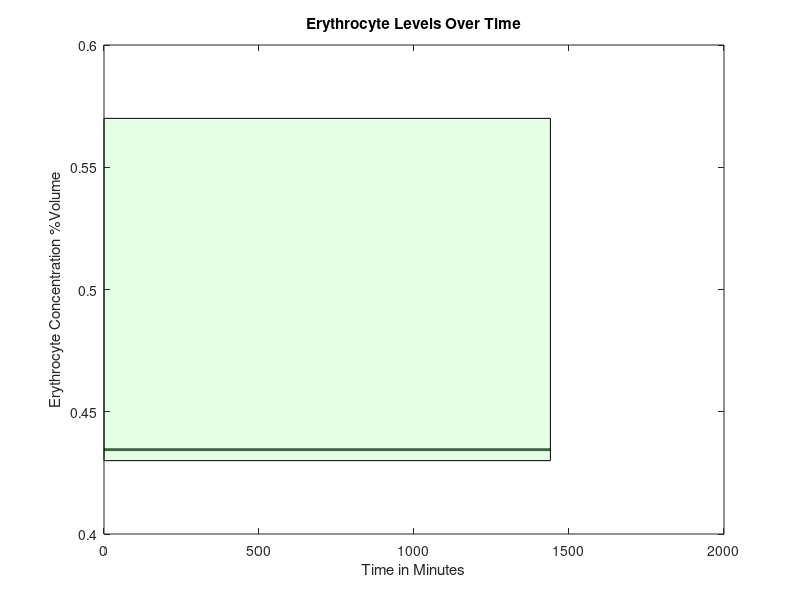
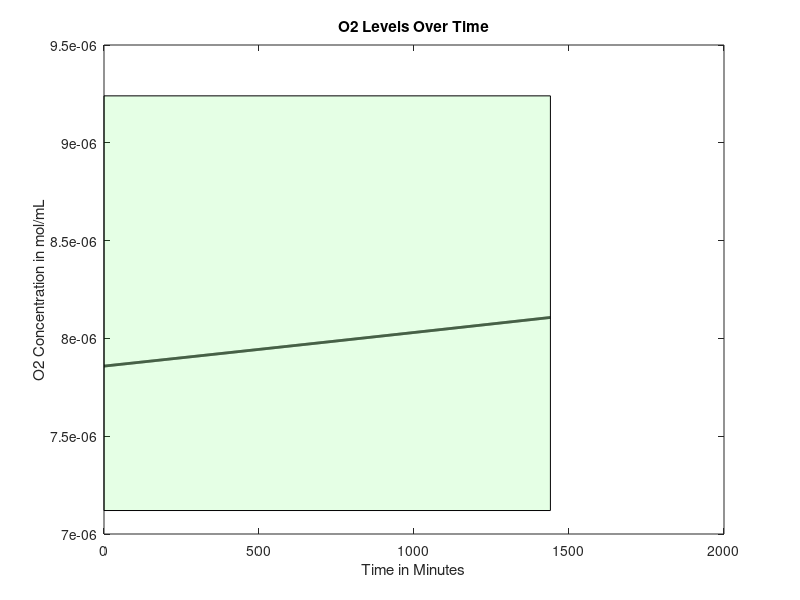
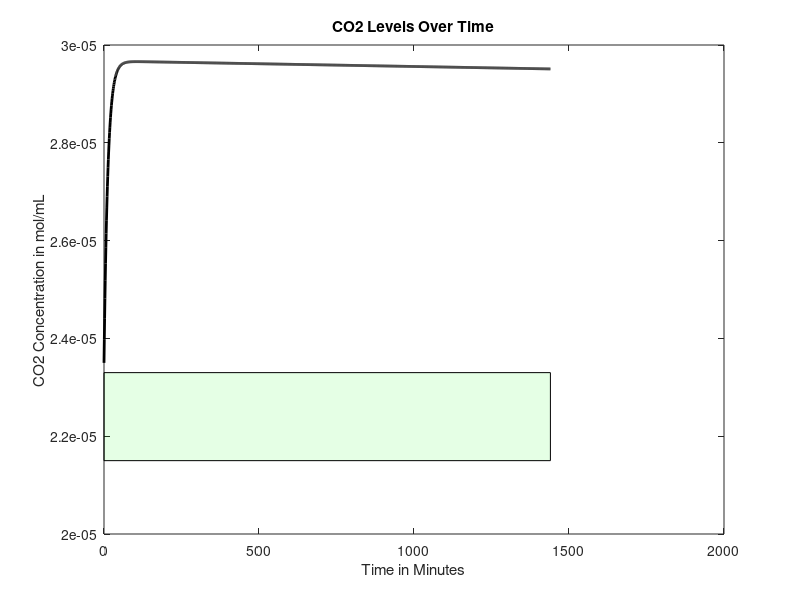
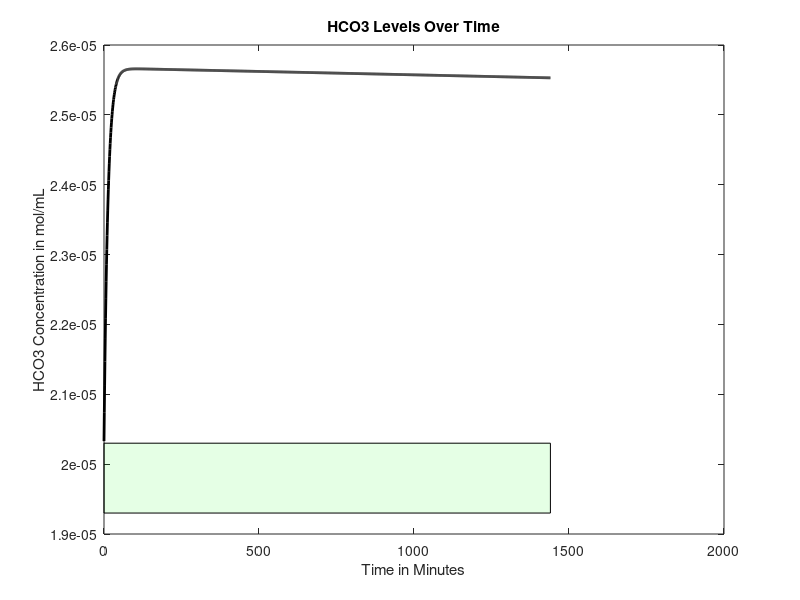

The MATLAB source for these figures, in order:
function mainfunction2withLiverEating2combo1bonesaddLiam()

age = 50;%30; %Age in years
gender = 0; %Gender, 0=male, 1=female
mass = 70; %Weight in kg
anemia = 1; %Is the patient anemic? 1 if yes, 0 if no
bleed = 0.01; %bleeding rate in mL/min, if anemic
FerritinStores = 0;%0.0179; %Stored moles of iron in liver as ferritin

RQ=0.825;%reaction quotients for the general body and
%RQheart=0.7;

if (40>=age) %if/else statement that sets heart rate based on age, in bpm
    baseheartrate = 60;
else 
    baseheartrate= 70;
end

%Intake of various nutrients
carbs=130;
calciumintake=1000;
sodiumintake=500;

if gender==1
    ironintake=8;
else
    ironintake=18;
end

basebloodweight=0.07*mass; %sets mass of blood in the body based on percentage composition of blood and bodyweight
%SV=mass; %stroke volume, blood pumped out of heart per beat in mL
bloodweight=basebloodweight;
bloodflow0 = 1000*bloodweight/1.06; %blood flow out of heart per minute in mL, divided by density of 1.06 g/mL (steady state value)



% cvector = concentration vector, [cE, cNa, cCa, cIron, cGlucose, cO2,
% cCO2, cHCO3], where c = "concentration of", and the letters are our
% components

if gender == 0 %if loop sets volume percentage of red blood cells based on gender
    cE0 = 0.4345;
elseif gender == 1
    cE0 = 0.402;
end

basehemoglobin=34.52243959*basebloodweight/10*cE0; %hemoglobin, in grams, that should be present in the body
hemoglobin=basehemoglobin;
%set concentration of O2 and CO2 in mol/mL at BTP in venous blood
cO2 = 0.00000785855;
cCO2 = 0.0000235;
%concentration of bicarbonate in venous blood, in mol/L
cHCO3 = 0.00002033;
%concnetartion of glucose in mol/mL
cGlucose = 0.0000055;
%Na concentration in mol/mL
cNa = 0.000137;
%Concentration of Ca in mol/mL
cCa = 0.00000248;
%Concentration of iron in mol/mL
cIron = 7.2231e-06;

cvector0 = [cE0 cO2 cCO2 cHCO3 cGlucose cNa cCa cIron]; %concentration in the blood, in moles? mL/mL of blood

cEtrack=[cvector0(1)];
cO2track=[cvector0(2)];
cCO2track=[cvector0(3)];
cHCO3track=[cvector0(4)];
cGlucosetrack=[cvector0(5)];
cNatrack=[cvector0(6)];
cCatrack=[cvector0(7)];
cIrontrack=[cvector0(8)];
heartratetrack = [baseheartrate];
bloodflowvec=[bloodflow0];
iter = 0;
%while cvector0(1) >=.375
for loop=1:1440
    heartrate=(baseheartrate*cE0*basebloodweight)/(cvector0(1)*bloodweight);
    bloodflow0 = (heartrate/baseheartrate)*bloodflow0;
    % all blood per min for 60 beats per min -> all blood per 60 beats
    %(heartrate/60)*bloodflow0
    
    
    %Run initial venous blood through the heart
    [bloodflow, cvector, Ci] = lungs(bloodflow0, cvector0, anemia, basehemoglobin, hemoglobin);
    %Run blood from lungs to the heart
    [bloodflow, cvector1] = heart(bloodflow, cvector, mass, Ci);
    %These three values are the blood flows that go from the heart to each
    %organ
    
    
    
    %Volumetric flow rate in and out of liver (mL/min)
    %Vi=Vj=V=100mL/min per 100g liver
    %Blood flow distribution will change during iron deficiency anemia but we
    %don't have a function modeling this yet
    
    if (18<=age) && (age<50)
        V=452+16.34*mass+11.85*age-166*gender;
    else
        V=1390+15.94*mass-12.86*age;
    end
    
    BFbraini=0.15*bloodflow;
    BFliveri=V;
    BFotherbloodi=bloodflow-BFbraini-0.3*BFliveri;
    %Process each of these three blood flows in their respective organs
    [BFbrainj, cvectorbrainj] = brain(BFbraini, cvector1, mass, Ci);
    
    [BFotherbloodj, cvectorotherbloodj, hemoglobinout] = otherblood(BFotherbloodi, cvector1, carbs, calciumintake, sodiumintake, ironintake, Ci, RQ, anemia, bleed);
    
    Mvectorotherbloodliver=0.7*V*cvectorotherbloodj;
    Mvectorheart=0.3*V*cvector1;
    cvectorliverin=(Mvectorotherbloodliver+Mvectorheart)/V;
    
    [BFliverj, cvectorliverj, FerritinStores1] = liver(BFliveri,cvectorliverin,gender,mass,Ci,FerritinStores);
    %Redirect blood from liver to other blood and mix the two
    FerritinStores=FerritinStores1;
    Mvectorotherbloodj=(cvectorotherbloodj*(BFotherbloodj-0.7*V))+(cvectorliverj*BFliverj);
    %Add the blood flow from other blood and liver to get new blood volume
    BFotherbloodj=BFotherbloodj-0.7*V+BFliverj;
    %Do a weighted average to get a new cvector
    cvectorotherbloodj=Mvectorotherbloodj/BFotherbloodj;
    %Send 25% of the blood flow to the kidneys
    BFkidneyi=0.25*(BFbrainj+BFotherbloodj);
    %Subtract blood sent to kidneys from other blood
    BFotherbloodj=BFotherbloodj-BFkidneyi;
    %Have the kidneys process the blood they receive
    
    [BFkidneyj, cvectorkidneyj] = kidney(BFkidneyi, cvectorotherbloodj,RQ,mass, Ci, V);
    %Send blood processed in kidneys back to other blood, pool with brain, create Mvector
    Mvectorotherblood=(BFotherbloodj*cvectorotherbloodj)+(BFkidneyj*cvectorkidneyj)+(BFbrainj*cvectorbrainj);
    %Reset the bloodflow back into the lungs to the blood flow we just computed
    bloodflow0=BFotherbloodj+BFkidneyj+BFbrainj;
    bloodflowvec=[bloodflowvec bloodflow0];
    bloodflow0 = 1000*bloodweight/1.06;
    %Recompute cvector0 by dividing Mvectorotherblood by bloodflow0
    cvector0=Mvectorotherblood/bloodflow0;
    
    cEtrack=[cEtrack cvector0(1)];
    cO2track=[cO2track cvector0(2)];
    cCO2track=[cCO2track cvector0(3)];
    cHCO3track=[cHCO3track cvector0(4)];
    cGlucosetrack=[cGlucosetrack cvector0(5)];
    cNatrack=[cNatrack cvector0(6)];
    cCatrack=[cCatrack cvector0(7)];
    cIrontrack=[cIrontrack cvector0(8)];
    heartratetrack = [heartratetrack heartrate];
    A = [cvector; cvector1; cvectorbrainj; cvectorotherbloodj; cvectorliverj; cvectorkidneyj; cvector0];
    iter = iter + 1;
    BP1=(38.178*log(bloodweight/basebloodweight)+100)*(1.8886*(cvector0(1)/cE0)-0.8886);
    hemoglobin=hemoglobin-hemoglobinout;
end
% figure
% plot(0:loop(end),heartratetrack)

figure
plot(0:loop(end),cEtrack,'k','LineWidth',2)
title('Erythrocyte Levels Over Time')
xlabel('Time in Minutes')
ylabel('Erythrocyte Concentration %Volume')
v1 = [0 .43; loop(end) .43; loop(end) .57; 0 .57;];
f1 = [1 2 3 4];
patch('Faces',f1,'Vertices',v1,'FaceColor','green','FaceAlpha',.1);

% v2 = [0 .57; loop(end) .57;];
% f2 = [1 2];
% patch('Faces',f1,'Vertices',v1,'FaceColor','red','FaceAlpha',.1);


figure
plot(0:loop(end),cO2track,'k','LineWidth',2)
title('O2 Levels Over Time')
xlabel('Time in Minutes')
ylabel('O2 Concentration in mol/mL')
v1 = [0 7.12e-6; loop(end) 7.12e-6; loop(end) 9.24e-6; 0 9.24e-6;];
f1 = [1 2 3 4];
patch('Faces',f1,'Vertices',v1,'FaceColor','green','FaceAlpha',.1);

figure
plot(0:loop(end),cCO2track,'k','LineWidth',2)
title('CO2 Levels Over Time')
xlabel('Time in Minutes')
ylabel('CO2 Concentration in mol/mL')
v1 = [0 2.15e-5; loop(end) 2.15e-5; loop(end) 2.33e-5; 0 2.33e-5;];
f1 = [1 2 3 4];
patch('Faces',f1,'Vertices',v1,'FaceColor','green','FaceAlpha',.1);

figure
plot(0:loop(end),cHCO3track,'k','LineWidth',2)
title('HCO3 Levels Over Time')
xlabel('Time in Minutes')
ylabel('HCO3 Concentration in mol/mL')
v1 = [0 1.93e-5; loop(end) 1.93e-5; loop(end) 2.03e-5; 0 2.03e-5;];
f1 = [1 2 3 4];
patch('Faces',f1,'Vertices',v1,'FaceColor','green','FaceAlpha',.1);

figure
plot(0:loop(end),cGlucosetrack,'k','LineWidth',2)
title('Glucose Levels Over Time')
xlabel('Time in Minutes')
ylabel('Glucose Concentration in mol/mL')
v1 = [0 3.8855e-6; loop(end) 3.8855e-6; loop(end) 9.991e-6; 0 9.991e-6;];
f1 = [1 2 3 4];
patch('Faces',f1,'Vertices',v1,'FaceColor','green','FaceAlpha',.1);

figure
plot(0:loop(end),cNatrack,'k','LineWidth',2)
title('Na Levels Over Time')
xlabel('Time in Minutes')
ylabel('Na Concentration in mol/mL')
v1 = [0 1.35e-4; loop(end) 1.35e-4; loop(end) 1.45e-4; 0 1.45e-4;];
f1 = [1 2 3 4];
patch('Faces',f1,'Vertices',v1,'FaceColor','green','FaceAlpha',.1);

figure
plot(0:loop(end),cCatrack,'k','LineWidth',2)
title('Ca Levels Over Time')
xlabel('Time in Minutes')
ylabel('Ca Concentration in mol/mL')
v1 = [0 2.2e-6; loop(end) 2.2e-6; loop(end) 2.7e-6; 0 2.7e-6;];
f1 = [1 2 3 4];
patch('Faces',f1,'Vertices',v1,'FaceColor','green','FaceAlpha',.1);

figure
plot(0:loop(end),cIrontrack,'k','LineWidth',2)
title('Iron Levels Over Time')
xlabel('Time in Minutes')
ylabel('Iron Concentration in mol/mL')
end

function [bloodout, Cout, Ci] = lungs(vblood, Cvector, anemia, basehemoglobin, hemoglobin)










Cout = [];
% anemia needs to be an input for the lungs function now
Co = 0.21e-4; %concentration of oxygen in alveoli (21% b/c air - it's 0.21e-4 b/c otherwise the order of
              %magnitude was way off (not sure if this is valid but it works))
P = 7.39e-3*60; %cm/min, membrane permeability constant for alveoli
if anemia == 1
    A = 1000000; %cm^2, surface area of alveoli under extreme conditions
else
    A = 700000; %cm^2, surface area of alveoli under normal conditions
end
Ci = (Cvector(2)*0.08206*310.15)/(0.0526*1000); %mL/mL, concentration of oxygen in blood, convert mol to mL
                                                %with partial pressure of
                                                %oxygen going into lungs
                                                %(40 mmHg)
ViO2 = P*A*(Co - Ci); %mL/min
ViO2 = ViO2*(hemoglobin/basehemoglobin);
%convert ViO2 to mol/min
niO2 = (ViO2*1)/(0.08206*310.15); %mol/min; convert mL to mol with pressure being atmospheric pressure
niO2 = niO2/15; %divide molar flow rate by respiratory rate
C = niO2/(vblood*1.5); %mol/mL, divide by conversion factor of 1.5

Ci = C*vblood*(hemoglobin/basehemoglobin); %concentration of oxygen from which other organs consume

nO2i = vblood*(Cvector(2) + C);
nO2cons = 0.05*Ci/(hemoglobin/basehemoglobin);%we changed this when we added mayas O2 code 
%nO2cons = 0.05*C*vblood; %we removed this when we added mayas O2 code
nO2j = nO2i - nO2cons; %oxygen out, mol/min
Cout(2) = nO2j/vblood; %mol/mL













% Cout = [];
% % Finding volumetric flow rate out of oxygen
% CiO2 = 0.000001964637; %5mL/100mL becomes .000001964637 mol
% %CdeoxygenatedO2 = 0.16; %from graph and partial pressure of oxygen in entering deoxygenated blood being...
% Ci=CiO2*vblood;                       %40 mmHg (this might also depend on hemoglobin)
% nO2i = vblood*(Cvector(2)+CiO2); %O2 in, mL/min
% nO2cons = 0.05*CiO2*vblood;%.0002082515; %5.3 mL/min becomes .0002082515 mol/min
% nO2j = nO2i - nO2cons; %O2 out, mol/min
% Cout(2) = nO2j/vblood; %mol/mL













% Finding volumetric flow rate out of carbon dioxide
nCO2i = vblood*Cvector(3);
nCO2cons = nCO2i*(1-(48/52));%vblood*(.0000015716531); %vblood(mL/min) and concentration of blood consumed (mol/mL)
%CjCO2 = 0.48; %48 mL/100 mL, should be dependent on hemoglobin, oxygen, things like that
nCO2j = nCO2i - nCO2cons; %CO2 out, L/min
Cout(3) = nCO2j/vblood;


% Finding volumetric flow rate out of bicarbonate
rHCO3CO2 = Cvector(4)/Cvector(3); %ratio of bicarbonate to carbon dioxide in blood leaving lungs
nHCO3j = rHCO3CO2*nCO2j; %HCO3 out, mol/min
Cout(4) = nHCO3j/vblood;

% Finding volumetric flow rate out of calcium
Cout(7) = Cvector(7); %calcium out, L/min

Cout(8) = Cvector(8); %iron concentration doesn't change in lungs
% Finding volumetric flow rate out of sodium
Cout(6) = Cvector(6); %sodium out, L/min

% Finding volumetric flow rate out of erythrocytes
Cout(1) = Cvector(1);

% Finding volumetric flow rate out of glucose

nglucosecons = nO2cons/6; %molar flow rate of glucose consumed, mol/min, in terms of O2 consumed
nGlucosei = Cvector(5)*vblood;
nGlucosej = nGlucosei - nglucosecons; %molar flow rate of glucose out, mol/min
Cout(5) = nGlucosej/vblood;
bloodout = vblood;
end

function [bloodflowj, cvectorj] = brain(bloodflowi, cvectori, mass, Ci)
%Blood volume conserved
bloodflowj=bloodflowi;

brainmass=0.02*mass*1000; %gives brain mass in grams as 2% body mass
Mvector=bloodflowi*cvectori;
%Create a null vector for cvectorj
cvectorj=zeros(1,8);
%Sets inflows equal to outflows for erythrocytes, Na, Ca, Iron
cvectorj(1)=cvectori(1);
cvectorj(6)=cvectori(6);
cvectorj(7)=cvectori(7);
cvectorj(8)=cvectori(8);

%Consume oxygen at 18.4% of intake rate
MO2j=Mvector(2)-0.184*Ci;
%Consume glucose at a rate of 5.6 mg per 100g brain mass per minute
MGlucosej=Mvector(5)-(0.00003108*(brainmass/100));%moles of glucose in - glucose requirements per mon in moles/minute
%Calculate CO2 produced based on glucose consumed via respiration equation
MCO2j=Mvector(3)+6*(0.6660746/1440);
%Calculate HCO3 made when the CO2 is produced
rHCO3CO2=Mvector(4)/Mvector(3); %ratio of bicarbonate to carbon dioxide in blood leaving lungs
HCO3j=Mvector(4)+rHCO3CO2*6*(0.6660746/1440);

%Calculate values above as concentrations and add them to cvectorj
cvectorj(2)=MO2j/bloodflowj;
cvectorj(5)=MGlucosej/bloodflowj;
cvectorj(3)=MCO2j/bloodflowj;
cvectorj(4)=HCO3j/bloodflowj;

end

function [outflow, Cout] = heart(flow,Cvector,weight, Ci)

Cout = [];

% Finding concentration out of glucose
Cout(5)=Cvector(5);
% Finding concentration out of erythrocytes
Cout(1)=Cvector(1);
% Finding concentration out of sodium
Cout(6)=Cvector(6);
% Finding concentration out of iron
Cout(8)=Cvector(8);
% Finding concentration out of calcium
Cout(7)=Cvector(7);

heartmass = weight*.003;
nO2cons = 0.116*Ci; %mL/min*mol/mL=mol/min
Cout(2) = (Cvector(2)*flow - nO2cons)/flow;
CO2gen = .7*nO2cons; %using respiratory quotient in the heart
Cout(3) = (Cvector(3)*flow + CO2gen)/flow;
rHCO3CO2 = Cvector(4)/Cvector(3); %ratio of bicarbonate to carbon dioxide in blood leaving lungs
nHCO3j = rHCO3CO2*CO2gen; %HCO3 out, mol/min
Cout(4) = (Cvector(4)*flow + nHCO3j)/flow;

outflow = flow;
end




function [bloodflowj, cvectorout, FerritinStores1]=liver(V,cvectori,G,mass,Ci,FerritinStores)
%This function will deliver output volumetric flow rates for the concentration of
%the 8 components (mol/mLmin) out of the liver
%Input: G=Gender (1 if female, 0 if male)
%W=weight of person (kg); A=age of person (years)
%cvector=[cE,cO2,cCO2,cHCO3,cGlucose,cNa,cCa,cFe)
%Outputs are all in concentration flow rates (mol/mLmin) out

%Initializes cvectorout
cvectorout=[0,0,0,0,0,0,0,0];



%Calculates concentration flow rate of red blood cells out
%p=blood density in amount per mL
%Vbody=Volume of body in mL. Calculating assuming 7% of total body weight
%is blood, then divided by density of blood to find volume of blood
%RBCj=raw numerical flow rate of red blood cells out/min
%RBCi=raw numerical flow rate of RBC in/min
%nRBCj=molar flow rate of RBC out/min
%RBCcons=consumption rate of RBC/min
%No generation of RBC in liver

p=1.2e10; %number of red blood cells per mL of PURE red blood cells

%Calculate volume of the body
Vblood=0.07*mass*1000/1.056;
%Calculate the number of RBCs entering liver based on concentration,
%flow rate, and pure RBC density
RBCi=p*V*cvectori(1);

%Consume some based on body size
RBCcons=5.55555e-6*cvectori(1)*Vblood;
%Find pure volume of RBCs we now have based on number and density
VRBCj=(RBCi-RBCcons)/p;
%Calculate volume of plasma that entered
Vplasma=V*(1-cvectori(1));
%Calculate new concentrations based on volumeRBCs/total volume
cvectorout(1)=VRBCj/(VRBCj+Vplasma);
%Bloodflow out = blood cells out + plasma volume
bloodflowj=V;%Vplasma+VRBCj;

%Calculates concentration flow rate of O2 out
%No generation of O2
%nO2i=molar flow rate of O2/min in
%nO2j=molar flow rate of O2/min out
%nO2cons=molar consumption rate of O2/min
nO2i= cvectori(2)*V;
nO2cons=0.204*Ci;
nO2j=nO2i-nO2cons;
cvectorout(2)=nO2j/V;

%Calculates the required intake of protein in grams/min given a
%person's demographic information
%dprotein=daily protein intake in g/day
%protein=protein intake in g/min
dprotein=0.8*mass;
protein=dprotein/1440;

%Calculates concentration flow rate of CO2 out
%nCO2i=molar flow rate of CO2/min in
%nCO2j=molar flow rate of CO2/min out
%nCO2gen=molar flow rate of CO2/min generated
%RQ=Respiratory Quotient=mol CO2 produced/mol O2 consumed
RQ=0.825;
rHCO3CO2 = cvectori(4)/cvectori(3);
nCO2gen=RQ*nO2cons;
nCO2i=cvectori(3)*V;
nCO2j=nCO2i+nCO2gen-((protein/100)/rHCO3CO2);
cvectorout(3)=nCO2j/V;


%Calculates the concentration flow rate of Bicarbonate out
%Assume no generation of bicarbonate
%%Also liver just takes in bicarbonate from the heart and stomach
%1mole bicarbonate ions consumed by liver per 100g protein/day
%rHCO3CO2 = cvectori(4)/cvectori(3); %ratio of bicarbonate to carbon dioxide in blood leaving lungs
nHCO3gen = rHCO3CO2*nCO2gen; %HCO3 out, mol/min
nHCO3i=cvectori(4)*V;
nHCO3j=nHCO3i-(protein/100)+nHCO3gen;
cvectorout(4)=nHCO3j/V;

%Calculates the concentration flow rate of Na2+ out
%Assume no generation of Na2+, only in, out, and consumption
%nNai=molar flow rate of sodium in
%nNacons=molar flow rate of sodium consumed given that 10% of bile salts
%are consumed, approx 600mL are produced per day, and there are 135mM Na+
%ions in bile.
%nNaj=molar flow rate of sodium out
nNacons=9.375e-9;
nNai=cvectori(6)*V;
nNaj=nNai-nNacons;
cvectorout(6)=nNaj/V;

%Calculates the concentration flow rate of Ca2+ out
%Assume no generation nor consumption.
%cCai=concentration flow rate of Ca2+ in mol/mLmin in
%cCaj=concentration flow rate of Ca2+ in mol/mLmin out
cvectorout(7)=cvectori(7);
%Calculates the concentration flow rate of Fe out
%Assume no generation since

% Glucose needs a big ol generation term
consumeorgenerate=0.8144*(cvectori(5)*10^6)^3-9.622*(cvectori(5)*10^6)^2+108.74*(cvectori(5)*10^6)-480.69;
scalingterm = 300/(26*mass*10^-6);
if consumeorgenerate < 0
    nGlucosegen=abs(consumeorgenerate)/scalingterm;
    nGlucosecons=0;
elseif consumeorgenerate > 0
    nGlucosecons=abs(consumeorgenerate)/scalingterm;
    nGlucosegen=0;
else
    nGlucosegen=0;
    nGlucosecons=0;
end
nGlucosebasalcons = nO2cons/6;
nGlucosei = cvectori(5)*V;
nGlucosej = nGlucosei + nGlucosegen - nGlucosecons - nGlucosebasalcons;
cvectorout(5) = nGlucosej/V;

% Iron gets packaged into ferritin in the liver, to be stored and used
% later if we run low


%determine molar flow rate of iron in
Mironin=V*cvectori(8);
Mirondif=(V*7.2231e-06)-Mironin;%this number is desired steady state iron concentration in the blood

if Mirondif < 0
    FerritinStores1=FerritinStores-Mirondif;
    cvectorout(8)=7.2231e-06;
elseif Mirondif == 0
    cvectorout(8)=cvectori(8);
    FerritinStores1=FerritinStores;
    
elseif FerritinStores > Mirondif && Mirondif>0
    Mironadd=Mirondif;
    FerritinStores1=FerritinStores-Mironadd;
    cvectorout(8)=(Mironadd+Mironin)/V;

elseif FerritinStores < Mirondif && Mirondif>0
    Mironadd=FerritinStores;
    cvectorout(8)=(Mironadd+Mironin)/V;
    FerritinStores1=0;
    
elseif FerritinStores == Mirondif && Mirondif>0
    FerritinStores1=0;
    Mironadd=FerritinStores;
    cvectorout(8)=(Mironadd+Mironin)/V;

elseif FerritinStores == 0 && Mirondif>0
    FerritinStores1=0;
    cvectorout(8)=cvectori(8);
end

end


function [bloodflowj, cvectorj] = kidney(bloodflowi, cvectori, RQ, mass, Ci, V)
T=1440;%Multiplier that scales up the time period of interest to one day (required for glucose equation)
Kidneymass=(300/70000)*mass; %mass of the kidneys combined in grams

%Initialize all intakes
Mvector=bloodflowi*cvectori;
bloodflowj=bloodflowi;

%Consume relevant compounds to create outlet values

MEj=Mvector(1);
MIronj=Mvector(8);

MO2j=Mvector(2)-0.072*Ci;
% Find mol/min O2 consumed
%MO2cons = Mvector(2) - MO2j;
% Convert to mL/min per 100g
%MO2cons = (MO2cons/0.0000392927)/(Kidneymass/100);
% Find mmol/min per 100g Na consumed
%MNacons = (MO2cons - 0.5)/0.1;
% Convert to mol/min
%MNacons = (MNacons/1000)*(Kidneymass/100);

%this is new sodium stuff

PNaconc=cvectori(6)*1e6; %plasma sodium concentration, converted to mmol/L for the sake of the equation
%Naremoved=0.0043*(PNaconc)^3 - 1.6942*(PNaconc)^2 + 223.58*PNaconc - 9925; %sodium removed, micromol per minute
Naremoved=0.0003*exp(0.0817*PNaconc);%sodium removed, micromol per minute
MNaremoved=Naremoved/1e6;%sodium removed in moles
MNaj = Mvector(6) - MNaremoved;

%this is old sodium stuff
% MNacons = (100/1440)/1000;
% MNaj = Mvector(6) - MNacons;




x = (1000*.26)/(1000*40.08*1440);
y = (17/5)*(bloodflowi-((3/34)*V));
b = (((x/y)*(y-(.7*V))+(((.7*x)/y)*V))*(y+(.3*V)-bloodflowi))/((y+(.3*V)));
c = (1-(bloodflowi/(y+(.3*V)-bloodflowi)));
MCaj= Mvector(7) - ((((x/y)*(y-(.7*V))+(((.7*x)/y)*V))*(y+(.3*V)))/((y+(.3*V))));
MGlucosej=Mvector(5)-(Mvector(5)*(0.226/((Mvector(5))*T)));
MCO2j=Mvector(3)+((Mvector(2)-MO2j)*RQ);
rHCO3O2=Mvector(4)/Mvector(3);
MHCO3gen=rHCO3O2*((Mvector(2)-MO2j)*RQ);
MHCO3j=Mvector(4)+MHCO3gen;%-0.15*(Mvector(4))+(.004/T)

%Recompute all concentrations using original mass of blood and new values

cIronj=MIronj/bloodflowj;
cNaj=MNaj/bloodflowj;
cO2j=MO2j/bloodflowj;
cCO2j=MCO2j/bloodflowj;
cEj=MEj/bloodflowj;
cGlucosej=MGlucosej/bloodflowj;
cHCO3j=MHCO3j/bloodflowj;
cCaj=MCaj/bloodflowj;

cvectorj=[cEj cO2j cCO2j cHCO3j cGlucosej cNaj cCaj cIronj];

end

function [outflow, Cout, hemoglobinout] = otherblood(flow, Cin, carbs, calciumintake, sodiumintake, ironintake, Ci, RQ, anemia, bleed)
Cout = [];
outflow=flow;

%Accounts for the bleeding of a certain volume at a steady rate when the
%patient is anemic    
if anemia == 0
    Cout(1) = Cin(1);
    ironout=0;
    hemoglobinout=0;
else
    RBCin = flow*Cin(1)*1.2e10;
    vRBCin = flow*Cin(1);
    RBClost = 521400000;%5214000; %bleed*Cin(1)*1.2e10;
    RBCout = RBCin - RBClost;
    vRBCout = RBCout/(1.2e10);
    ironout=1.197929*RBClost/1.2e10*1.79067e-5;
    hemoglobinout=ironout*1.538461538e-5;
Cout(1) = vRBCout/outflow; 
end

Cout(2) = (Cin(2)*flow-0.374*Ci)/flow;%-CO2cons;
nCO2gen = 0.374*Ci*RQ;
Cout(3) = (Cin(3)*flow + nCO2gen)/flow;
rHCO3CO2 = Cin(4)/Cin(3);
Cout(4) = (Cin(4)*flow + nCO2gen*rHCO3CO2)/flow;
Cout(5) = (flow*Cin(5) + (.8*carbs)/(180.156*1440))/flow; %130g of carbs, 80 percent is directly translated to glucose, 20% is fructose and galactose which goes to the liver and may be converted to glucose at a later stage so another term is incoming
Cout(6) = (flow*Cin(6) + (sodiumintake/(700*22.99*1440)))/flow; %500 mg of sodium needed for vital functions so start with sodium intake being 500 mg
if anemia == 0
    Cout(7) = (flow*Cin(7) + (calciumintake*.26)/(1000*40.08*1440))/flow; %calcium intake should be around 1000 mg
elseif anemia == 1
    Cainput = (flow*Cin(7) + (calciumintake*.15)/(1000*40.08*1440))/flow; %assume, under anemia, calcium retention rate becomes 15%
    Cagen = ((calciumintake*.11)/(1000*40.08*1440))/flow; %intake from bones because, when we retain less calcuim from diet, the blood maintains steady concentration of calcium by taking calcium from bones
    Cout(7) = Cainput + Cagen;
end
Cout(8) = (flow*Cin(8)+ (ironintake*.18)/(1000*55.845*1440)-1/(1440*1000*55.845)-(ironout))/flow;%iron intake will be approximately 8 mg for males and 18 mg for females
end